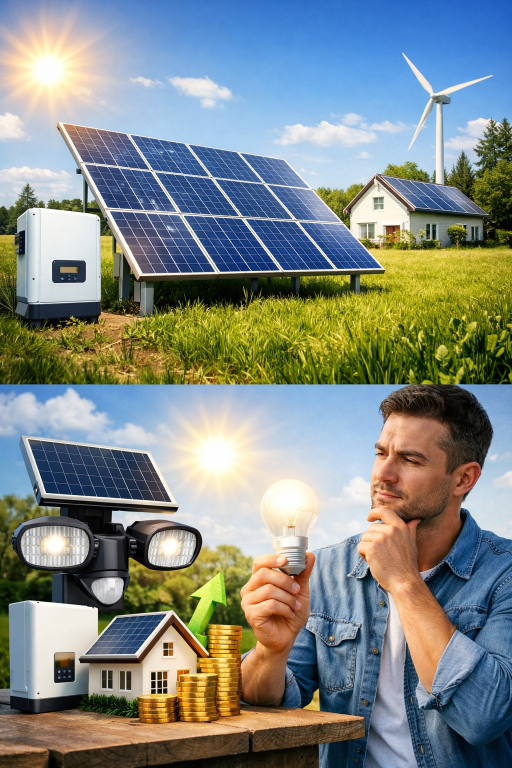
#> input picture assets/IMG_5935.jpeg, 1024 x 1536 px (shown at 1/2 size)
$ python -i imgpick.py   (imports and definitions only)
#> lines starting #> are read from the running program, lines starting #| are printed output that depends on the picture
#> further down, picture is the input picture: PIL image 1024x1536 RGB; mean R, G, B 129.3, 137.4, 132.4
"""
เลือกรูปสินค้าที่ "เห็นสินค้าชัด" ไว้เป็นรูปแรก
รูปที่ดี = สินค้าบนพื้นหลังเรียบ (ขอบรูปสีเดียวกัน) และมีตัวหนังสือ/กราฟิกน้อย
รูปแบนเนอร์ที่อัดตัวหนังสือเต็ม จะมีขอบลายและเส้นขอบ (edge) หนาแน่น -> คะแนนต่ำ
"""
import io
from typing import List, Optional

import requests
from PIL import Image, ImageFilter, ImageStat


def image_score(img: Image.Image) -> float:
    im = img.convert("RGB")
    im.thumbnail((256, 256))
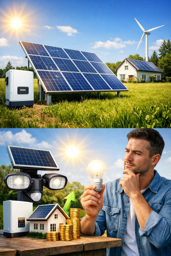
#> im: PIL image 171x256 RGB; mean R, G, B 129.2, 137.4, 132.3
    w, h = im.size
#> w = 171; h = 256
    if w < 40 or h < 40:
        return -1.0
    b = max(3, int(min(w, h) * 0.06))
#> b = 10
    strips = [im.crop((0, 0, w, b)), im.crop((0, h - b, w, h)), im.crop((0, 0, b, h)), im.crop((w - b, 0, w, h))]
    # ขอบเรียบ: ส่วนเบี่ยงเบนสีของขอบรูปต่ำ = พื้นหลังสะอาด
    border_std = sum(sum(ImageStat.Stat(s).stddev) / 3 for s in strips) / 4
#> border_std = 52.4
    border_clean = max(0.0, 1.0 - border_std / 60.0)
#> border_clean = 0.127
    # ความหนาแน่นของเส้นขอบทั้งภาพ: ตัวหนังสือ/กราฟิกเยอะ = สูง
    edges = im.convert("L").filter(ImageFilter.FIND_EDGES)
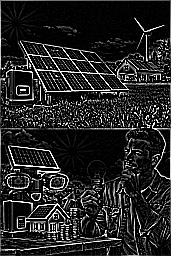
#> edges: PIL image 171x256 L; min 0, max 255, mean 36.7
    edge_density = ImageStat.Stat(edges).mean[0] / 255.0
#> edge_density = 0.144
    busy = min(1.0, edge_density / 0.18)
#> busy = 0.799
    return round(border_clean * 1.0 - busy * 0.8, 4)


def best_first(images: List[Image.Image]) -> List[int]:
    """คืนลำดับ index: รูปที่คะแนนสูงสุดขึ้นก่อน ที่เหลือคงลำดับเดิม"""
    if len(images) < 2:
        return list(range(len(images)))
    scores = [image_score(im) for im in images]
    top = max(range(len(images)), key=lambda i: scores[i])
    return [top] + [i for i in range(len(images)) if i != top]


def order_urls(urls: List[str], check: int = 6, timeout: int = 20) -> List[str]:
    """ดาวน์โหลดรูปแรก ๆ มาให้คะแนน แล้วย้ายรูปที่ชัดที่สุดขึ้นเป็นรูปแรก (ผิดพลาด = คืนลำดับเดิม)"""
    if len(urls) < 2:
        return urls
    loaded: List[Optional[Image.Image]] = []
    head = urls[:check]
    for u in head:
        try:
            r = requests.get(u, timeout=timeout, headers={"User-Agent": "Mozilla/5.0"})
            r.raise_for_status()
            loaded.append(Image.open(io.BytesIO(r.content)))
        except Exception:
            loaded.append(None)
    ok = [i for i, im in enumerate(loaded) if im is not None]
    if len(ok) < 2:
        return urls
    order = best_first([loaded[i] for i in ok])
    best = head[ok[order[0]]]
    return [best] + [u for u in urls if u != best]

>>> from PIL import Image
>>> picture = Image.open('assets/IMG_5935.jpeg')
>>> result = image_score(picture)
#> result = -0.512

$ run again, on assets/IMG_5937.jpeg
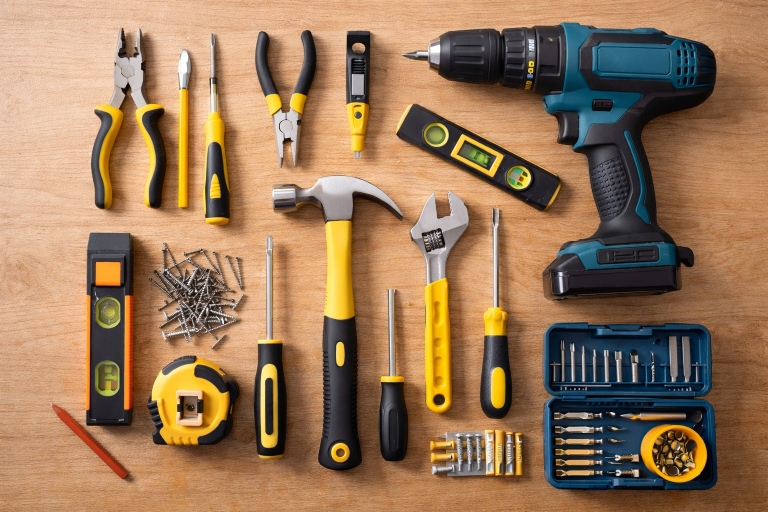
#> input picture assets/IMG_5937.jpeg, 1536 x 1024 px (shown at 1/2 size)
#> picture is the input picture: PIL image 1536x1024 RGB; mean R, G, B 153, 119.9, 88.3
#> in image_score, `im.thumbnail((256, 256))`:
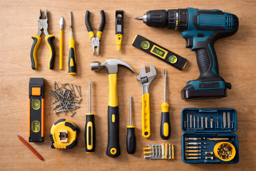
#> im: PIL image 256x171 RGB; mean R, G, B 152.9, 119.8, 88.2
#> border_std = 25.61
#> border_clean = 0.573
#> in image_score, `edges = im.convert("L").filter(ImageFilter.FIND_EDGES)`:
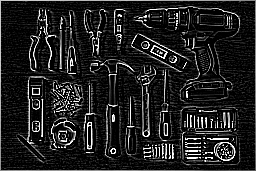
#> edges: PIL image 256x171 L; min 0, max 255, mean 33.2
#> edge_density = 0.13
#> busy = 0.723
#> result = -0.0049
